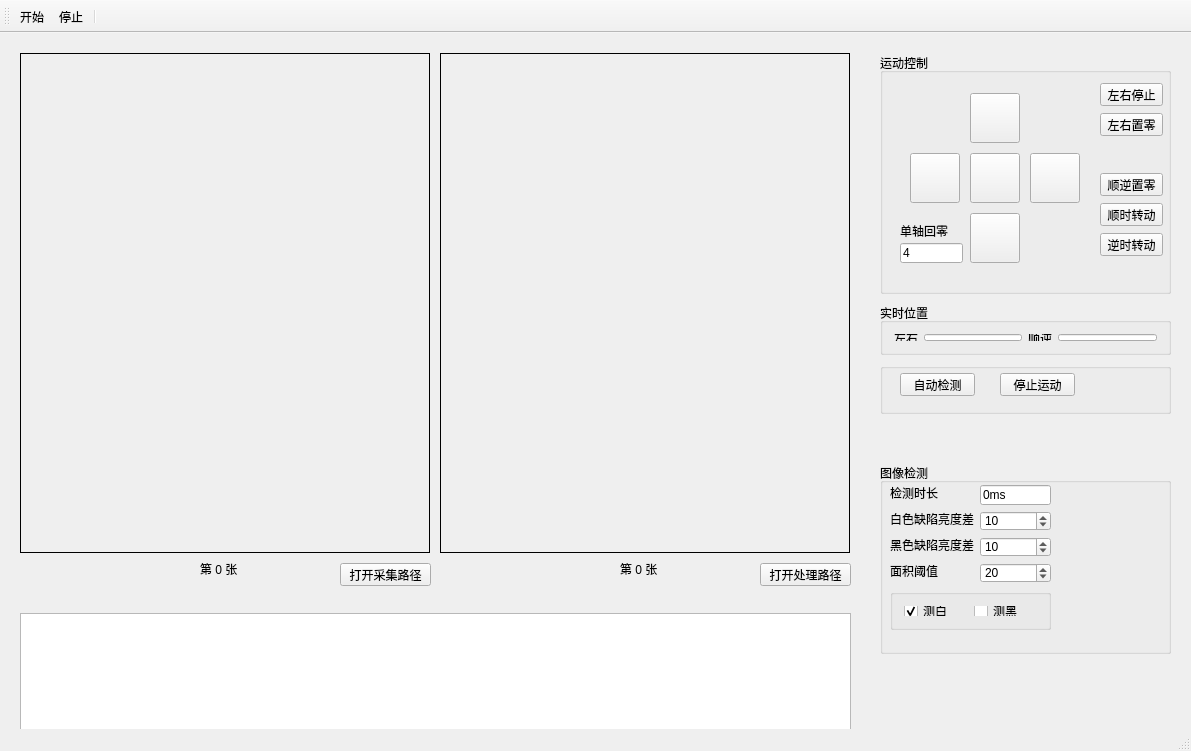
<?xml version="1.0" encoding="UTF-8"?>
<ui version="4.0">
 <class>MainWindow</class>
 <widget class="QMainWindow" name="MainWindow">
  <property name="geometry">
   <rect>
    <x>0</x>
    <y>0</y>
    <width>1191</width>
    <height>751</height>
   </rect>
  </property>
  <property name="windowTitle">
   <string>MainWindow</string>
  </property>
  <property name="windowIcon">
   <iconset resource="res.qrc">
    <normaloff>:/Image/tub.jpg</normaloff>:/Image/tub.jpg</iconset>
  </property>
  <widget class="QWidget" name="centralWidget">
   <widget class="QLabel" name="labelSrc">
    <property name="geometry">
     <rect>
      <x>20</x>
      <y>20</y>
      <width>410</width>
      <height>500</height>
     </rect>
    </property>
    <property name="focusPolicy">
     <enum>Qt::NoFocus</enum>
    </property>
    <property name="contextMenuPolicy">
     <enum>Qt::DefaultContextMenu</enum>
    </property>
    <property name="frameShape">
     <enum>QFrame::Box</enum>
    </property>
    <property name="text">
     <string/>
    </property>
    <property name="scaledContents">
     <bool>false</bool>
    </property>
   </widget>
   <widget class="QTextEdit" name="textEditLog">
    <property name="geometry">
     <rect>
      <x>20</x>
      <y>580</y>
      <width>831</width>
      <height>121</height>
     </rect>
    </property>
   </widget>
   <widget class="QWidget" name="widget" native="true">
    <property name="geometry">
     <rect>
      <x>860</x>
      <y>10</y>
      <width>311</width>
      <height>391</height>
     </rect>
    </property>
    <widget class="QGroupBox" name="groupBox_3">
     <property name="geometry">
      <rect>
       <x>20</x>
       <y>10</y>
       <width>291</width>
       <height>241</height>
      </rect>
     </property>
     <property name="title">
      <string>运动控制</string>
     </property>
     <widget class="QPushButton" name="pushBtnXStop">
      <property name="geometry">
       <rect>
        <x>220</x>
        <y>30</y>
        <width>63</width>
        <height>23</height>
       </rect>
      </property>
      <property name="text">
       <string>左右停止</string>
      </property>
     </widget>
     <widget class="QPushButton" name="pushBtnXZero">
      <property name="geometry">
       <rect>
        <x>220</x>
        <y>60</y>
        <width>63</width>
        <height>23</height>
       </rect>
      </property>
      <property name="text">
       <string>左右置零</string>
      </property>
     </widget>
     <widget class="QPushButton" name="pushBtnYZero">
      <property name="geometry">
       <rect>
        <x>220</x>
        <y>120</y>
        <width>63</width>
        <height>23</height>
       </rect>
      </property>
      <property name="text">
       <string>顺逆置零</string>
      </property>
     </widget>
     <widget class="QLabel" name="labelYuan">
      <property name="geometry">
       <rect>
        <x>10</x>
        <y>10</y>
        <width>211</width>
        <height>221</height>
       </rect>
      </property>
      <property name="text">
       <string/>
      </property>
      <property name="textFormat">
       <enum>Qt::AutoText</enum>
      </property>
      <property name="pixmap">
       <pixmap resource="res.qrc">:/Image/yuan.jpg</pixmap>
      </property>
      <property name="alignment">
       <set>Qt::AlignCenter</set>
      </property>
     </widget>
     <widget class="QLineEdit" name="lineEditXimode">
      <property name="geometry">
       <rect>
        <x>20</x>
        <y>190</y>
        <width>63</width>
        <height>20</height>
       </rect>
      </property>
      <property name="text">
       <string>4</string>
      </property>
     </widget>
     <widget class="QLabel" name="label_9">
      <property name="geometry">
       <rect>
        <x>20</x>
        <y>170</y>
        <width>48</width>
        <height>16</height>
       </rect>
      </property>
      <property name="text">
       <string>单轴回零</string>
      </property>
     </widget>
     <widget class="QPushButton" name="pushBtnClockStart">
      <property name="geometry">
       <rect>
        <x>220</x>
        <y>150</y>
        <width>63</width>
        <height>23</height>
       </rect>
      </property>
      <property name="toolTip">
       <string>顺时针运动开始/停止</string>
      </property>
      <property name="text">
       <string>顺时转动</string>
      </property>
     </widget>
     <widget class="QPushButton" name="pushBtnAnticlockStart">
      <property name="geometry">
       <rect>
        <x>220</x>
        <y>180</y>
        <width>63</width>
        <height>23</height>
       </rect>
      </property>
      <property name="toolTip">
       <string>逆时针运动开始/停止</string>
      </property>
      <property name="text">
       <string>逆时转动</string>
      </property>
     </widget>
     <widget class="QPushButton" name="pushBtnRight">
      <property name="geometry">
       <rect>
        <x>30</x>
        <y>100</y>
        <width>50</width>
        <height>50</height>
       </rect>
      </property>
      <property name="toolTip">
       <string>向左移动</string>
      </property>
      <property name="text">
       <string/>
      </property>
      <property name="icon">
       <iconset resource="res.qrc">
        <normaloff>:/Image/zuo.jpeg</normaloff>:/Image/zuo.jpeg</iconset>
      </property>
      <property name="iconSize">
       <size>
        <width>50</width>
        <height>50</height>
       </size>
      </property>
      <property name="autoRepeat">
       <bool>false</bool>
      </property>
     </widget>
     <widget class="QPushButton" name="pushBtnClockwise">
      <property name="geometry">
       <rect>
        <x>90</x>
        <y>40</y>
        <width>50</width>
        <height>50</height>
       </rect>
      </property>
      <property name="toolTip">
       <string> 顺时针转动</string>
      </property>
      <property name="text">
       <string/>
      </property>
      <property name="icon">
       <iconset resource="res.qrc">
        <normaloff>:/Image/shun.jpg</normaloff>:/Image/shun.jpg</iconset>
      </property>
      <property name="iconSize">
       <size>
        <width>50</width>
        <height>50</height>
       </size>
      </property>
     </widget>
     <widget class="QPushButton" name="pushBtnLeft">
      <property name="geometry">
       <rect>
        <x>150</x>
        <y>100</y>
        <width>50</width>
        <height>50</height>
       </rect>
      </property>
      <property name="toolTip">
       <string>向右移动</string>
      </property>
      <property name="text">
       <string/>
      </property>
      <property name="icon">
       <iconset resource="res.qrc">
        <normaloff>:/Image/you.jpeg</normaloff>:/Image/you.jpeg</iconset>
      </property>
      <property name="iconSize">
       <size>
        <width>50</width>
        <height>50</height>
       </size>
      </property>
      <property name="autoRepeat">
       <bool>false</bool>
      </property>
     </widget>
     <widget class="QPushButton" name="pushBtnOrigin">
      <property name="geometry">
       <rect>
        <x>90</x>
        <y>100</y>
        <width>50</width>
        <height>50</height>
       </rect>
      </property>
      <property name="toolTip">
       <string>水平回到原点位置</string>
      </property>
      <property name="text">
       <string/>
      </property>
      <property name="icon">
       <iconset resource="res.qrc">
        <normaloff>:/Image/0.jpg</normaloff>:/Image/0.jpg</iconset>
      </property>
      <property name="iconSize">
       <size>
        <width>50</width>
        <height>50</height>
       </size>
      </property>
     </widget>
     <widget class="QPushButton" name="pushBtnAnticlockwise">
      <property name="geometry">
       <rect>
        <x>90</x>
        <y>160</y>
        <width>50</width>
        <height>50</height>
       </rect>
      </property>
      <property name="toolTip">
       <string>逆时针转动</string>
      </property>
      <property name="text">
       <string/>
      </property>
      <property name="icon">
       <iconset resource="res.qrc">
        <normaloff>:/Image/ni.jpg</normaloff>:/Image/ni.jpg</iconset>
      </property>
      <property name="iconSize">
       <size>
        <width>50</width>
        <height>50</height>
       </size>
      </property>
     </widget>
    </widget>
    <widget class="QGroupBox" name="groupBox_2">
     <property name="geometry">
      <rect>
       <x>20</x>
       <y>260</y>
       <width>291</width>
       <height>52</height>
      </rect>
     </property>
     <property name="title">
      <string>实时位置</string>
     </property>
     <layout class="QHBoxLayout" name="horizontalLayout_2">
      <item>
       <widget class="QLabel" name="label_3">
        <property name="text">
         <string>左右</string>
        </property>
       </widget>
      </item>
      <item>
       <widget class="QLineEdit" name="lineEditXPos"/>
      </item>
      <item>
       <widget class="QLabel" name="label_4">
        <property name="text">
         <string>顺逆</string>
        </property>
       </widget>
      </item>
      <item>
       <widget class="QLineEdit" name="lineEditYPos">
        <property name="text">
         <string/>
        </property>
       </widget>
      </item>
     </layout>
    </widget>
    <widget class="QGroupBox" name="groupBox_6">
     <property name="geometry">
      <rect>
       <x>20</x>
       <y>320</y>
       <width>291</width>
       <height>51</height>
      </rect>
     </property>
     <property name="title">
      <string/>
     </property>
     <widget class="QPushButton" name="pushBtnAutoSport">
      <property name="geometry">
       <rect>
        <x>20</x>
        <y>10</y>
        <width>75</width>
        <height>23</height>
       </rect>
      </property>
      <property name="toolTip">
       <string>自动开始检测运动</string>
      </property>
      <property name="text">
       <string>自动检测</string>
      </property>
     </widget>
     <widget class="QPushButton" name="pushBtnStopAuto">
      <property name="geometry">
       <rect>
        <x>120</x>
        <y>10</y>
        <width>75</width>
        <height>23</height>
       </rect>
      </property>
      <property name="toolTip">
       <string>停止当前检测运动</string>
      </property>
      <property name="text">
       <string>停止运动</string>
      </property>
     </widget>
    </widget>
   </widget>
   <widget class="QWidget" name="widget_2" native="true">
    <property name="geometry">
     <rect>
      <x>860</x>
      <y>420</y>
      <width>311</width>
      <height>291</height>
     </rect>
    </property>
    <widget class="QGroupBox" name="groupBox_4">
     <property name="geometry">
      <rect>
       <x>20</x>
       <y>10</y>
       <width>291</width>
       <height>191</height>
      </rect>
     </property>
     <property name="title">
      <string>图像检测</string>
     </property>
     <widget class="QLabel" name="label_5">
      <property name="geometry">
       <rect>
        <x>10</x>
        <y>74</y>
        <width>84</width>
        <height>16</height>
       </rect>
      </property>
      <property name="text">
       <string>黑色缺陷亮度差</string>
      </property>
     </widget>
     <widget class="QLabel" name="label_10">
      <property name="geometry">
       <rect>
        <x>10</x>
        <y>100</y>
        <width>48</width>
        <height>16</height>
       </rect>
      </property>
      <property name="text">
       <string>面积阈值</string>
      </property>
     </widget>
     <widget class="QLabel" name="label_11">
      <property name="geometry">
       <rect>
        <x>10</x>
        <y>22</y>
        <width>48</width>
        <height>16</height>
       </rect>
      </property>
      <property name="text">
       <string>检测时长</string>
      </property>
     </widget>
     <widget class="QLineEdit" name="lineEditTime">
      <property name="geometry">
       <rect>
        <x>100</x>
        <y>22</y>
        <width>71</width>
        <height>20</height>
       </rect>
      </property>
      <property name="text">
       <string>0ms</string>
      </property>
     </widget>
     <widget class="QSpinBox" name="spinBlackTolerance">
      <property name="geometry">
       <rect>
        <x>100</x>
        <y>74</y>
        <width>71</width>
        <height>20</height>
       </rect>
      </property>
      <property name="maximum">
       <number>100</number>
      </property>
      <property name="singleStep">
       <number>10</number>
      </property>
      <property name="value">
       <number>10</number>
      </property>
     </widget>
     <widget class="QLabel" name="label_12">
      <property name="geometry">
       <rect>
        <x>10</x>
        <y>48</y>
        <width>84</width>
        <height>16</height>
       </rect>
      </property>
      <property name="text">
       <string>白色缺陷亮度差</string>
      </property>
     </widget>
     <widget class="QSpinBox" name="spinAreaThreshold">
      <property name="geometry">
       <rect>
        <x>100</x>
        <y>100</y>
        <width>71</width>
        <height>20</height>
       </rect>
      </property>
      <property name="maximum">
       <number>1000</number>
      </property>
      <property name="singleStep">
       <number>10</number>
      </property>
      <property name="value">
       <number>20</number>
      </property>
     </widget>
     <widget class="QSpinBox" name="spinWhiteTolerance">
      <property name="geometry">
       <rect>
        <x>100</x>
        <y>48</y>
        <width>71</width>
        <height>20</height>
       </rect>
      </property>
      <property name="maximum">
       <number>100</number>
      </property>
      <property name="singleStep">
       <number>10</number>
      </property>
      <property name="value">
       <number>10</number>
      </property>
     </widget>
     <widget class="QGroupBox" name="groupBox_5">
      <property name="geometry">
       <rect>
        <x>10</x>
        <y>126</y>
        <width>161</width>
        <height>41</height>
       </rect>
      </property>
      <property name="title">
       <string/>
      </property>
      <layout class="QHBoxLayout" name="horizontalLayout">
       <item>
        <widget class="QCheckBox" name="checkBoxWhite">
         <property name="text">
          <string>测白</string>
         </property>
         <property name="checked">
          <bool>true</bool>
         </property>
        </widget>
       </item>
       <item>
        <widget class="QCheckBox" name="checkBoxBlack">
         <property name="text">
          <string>测黑</string>
         </property>
        </widget>
       </item>
      </layout>
     </widget>
    </widget>
   </widget>
   <widget class="QLabel" name="labelObj">
    <property name="geometry">
     <rect>
      <x>440</x>
      <y>20</y>
      <width>410</width>
      <height>500</height>
     </rect>
    </property>
    <property name="focusPolicy">
     <enum>Qt::NoFocus</enum>
    </property>
    <property name="contextMenuPolicy">
     <enum>Qt::DefaultContextMenu</enum>
    </property>
    <property name="frameShape">
     <enum>QFrame::Box</enum>
    </property>
    <property name="text">
     <string/>
    </property>
    <property name="scaledContents">
     <bool>false</bool>
    </property>
   </widget>
   <widget class="QLabel" name="labelDealNum">
    <property name="geometry">
     <rect>
      <x>620</x>
      <y>530</y>
      <width>54</width>
      <height>12</height>
     </rect>
    </property>
    <property name="text">
     <string>第 0 张</string>
    </property>
   </widget>
   <widget class="QLabel" name="labelGetNum">
    <property name="geometry">
     <rect>
      <x>200</x>
      <y>530</y>
      <width>54</width>
      <height>12</height>
     </rect>
    </property>
    <property name="text">
     <string>第 0 张</string>
    </property>
   </widget>
   <widget class="QPushButton" name="pushBtnSrcDir">
    <property name="geometry">
     <rect>
      <x>340</x>
      <y>530</y>
      <width>91</width>
      <height>23</height>
     </rect>
    </property>
    <property name="toolTip">
     <string>打开采集原图所在文件夹</string>
    </property>
    <property name="text">
     <string>打开采集路径</string>
    </property>
   </widget>
   <widget class="QPushButton" name="pushBtnObjDir">
    <property name="geometry">
     <rect>
      <x>760</x>
      <y>530</y>
      <width>91</width>
      <height>23</height>
     </rect>
    </property>
    <property name="toolTip">
     <string>打开图像处理所在文件夹</string>
    </property>
    <property name="text">
     <string>打开处理路径</string>
    </property>
   </widget>
  </widget>
  <widget class="QToolBar" name="mainToolBar">
   <attribute name="toolBarArea">
    <enum>TopToolBarArea</enum>
   </attribute>
   <attribute name="toolBarBreak">
    <bool>false</bool>
   </attribute>
   <addaction name="actionactionStart"/>
   <addaction name="actionactionStop"/>
   <addaction name="separator"/>
  </widget>
  <widget class="QStatusBar" name="statusBar"/>
  <action name="actionactionStart">
   <property name="text">
    <string>开始</string>
   </property>
   <property name="toolTip">
    <string>开始工作</string>
   </property>
  </action>
  <action name="actionactionStop">
   <property name="text">
    <string>停止</string>
   </property>
   <property name="toolTip">
    <string>停止工作</string>
   </property>
  </action>
 </widget>
 <layoutdefault spacing="6" margin="11"/>
 <resources>
  <include location="res.qrc"/>
 </resources>
 <connections/>
</ui>
